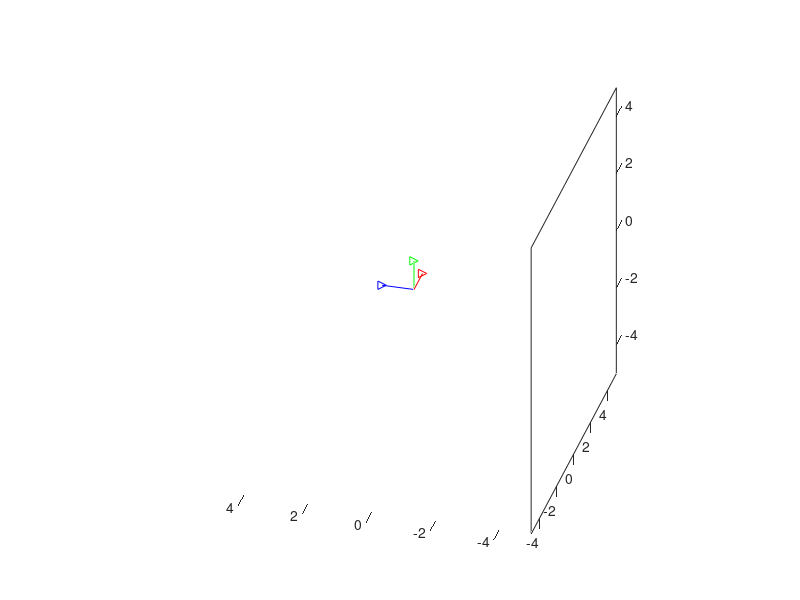

This figure's MATLAB source:
function Planos3D()
figure; hold on;

L = 1;
plot3([0 L],[0 0],[0 0], 'r'); plot3(L,0,0, '>r');
plot3([0 0],[0 L],[0 0], 'g'); plot3(0,L,0, '>g');
plot3([0 0],[0 0],[0 L], 'b'); plot3(0,0,L, '>b');

marco = 5;
axis([-marco marco -marco marco -marco marco]);
box on;

set(gca, 'CameraPosition', [75 -45 20]);
end